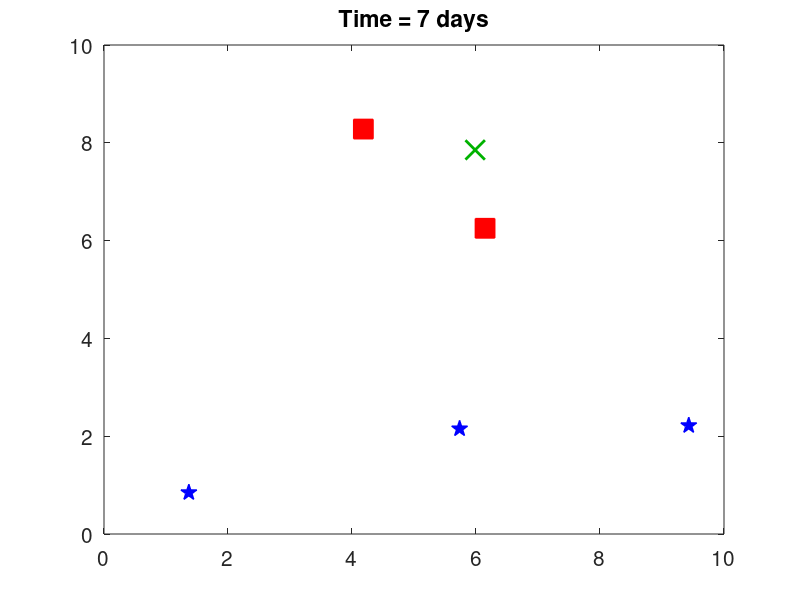
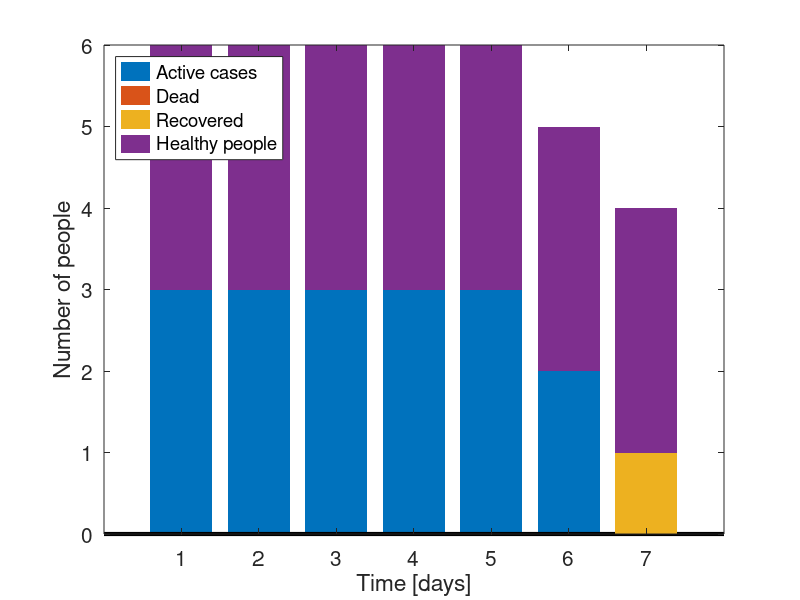

Source code (MATLAB) for these figures, in order:
%% Transmission Dynamic Model - Lite Demo Version
% Version 1.3 STSPOON
%
% 'Zombie' virus simulator - Demo

close all; clear all; clc; format long e;

set(gcf,'units','normalized','position',[.1,.1,.8,.8]);
set(0,'defaultaxesfontsize',15);
set(0,'defaulttextfontsize',15);
set(0,'defaultlinelinewidth',3);

% Another slick way to control graphics (play with it).
fprintf('The room is 10x10 and there is a zombie in it!\n\n');
fprintf('Star = people; red square = zombie; green square = dead/recovered zombie.\n\n');
time = 0;

%% Input parameter for zombies and people.
number_of_people = ...
input('How many people are in the room (at least 1, try 200).\n');
speed_of_zombie = ...
input('The speed of zombie patient (at least 0.1, try 1).\n');
speed_of_people = ...
input('The speed of people (at least 0.1, try 1).\n');
infection_range = ...
input('The infection range of zombie virus (at least 0.1, try 1).\n');
recover_time = ...
input('The recovery time for this zombie virus [days] (at least 1, try 99).\n');
death_rate = ...
input('The death rate for this zombie virus [%] (at least 0.1, try 5).\n');
total_number_start=number_of_people+1; %input number of people plus first zombie.
zombies = [10*rand(1,2),time];
rotten_zombies = [];
recover_zombies = [];
number_of_zombies = 1;
number_of_recovered = 1;
number_of_death = 1;
people = zeros(number_of_people,2);
for i_people = 1:number_of_people
people(i_people,:) = 10*rand(1,2);
end

%% Make initial graph.
plot(people(:,1),people(:,2),'bp','markerfacecolor','b','markersize',12,'linewidth',1);
title(['Time = ',num2str(time),' days']);
hold on;
plot(zombies(:,1),zombies(:,2),'rs','markerfacecolor','r','markersize',14,'linewidth',1);
%whitebg([0,0,0]);
drawnow;
hold off;
clc;
fprintf('Go to the figure and press <space> to let the infection begin!\n\n');
pause();
clc;

%% Begin zombie machine.
stop = 'n';
safety_exit = 0;
infected = [];
while stop == 'n'
if safety_exit > 5
break;
end
safety_exit = safety_exit + 1;
time = time + 1;

for i_auto=1:10000
%% Make them walk a little.
people = people + speed_of_people*[0.1*rand(number_of_people,2)-.05];
zombies = zombies + [speed_of_zombie*[0.2*rand(number_of_zombies,2)-.1],[ones(number_of_zombies,1)]];
%% Make them stay in [0,10]x[0,10] by bouncing off walls.
for i_people = 1:number_of_people
if people(i_people,1) < 0
people(i_people,1) = -1*people(i_people,1);
elseif people(i_people,1) > 10
people(i_people,1) = 20 - people(i_people,1);
end
if people(i_people,2) < 0
people(i_people,2) = -1*people(i_people,2);
elseif people(i_people,2) > 10
people(i_people,2) = 20 - people(i_people,2);
end
end
for i_zombie = 1:number_of_zombies
if zombies(i_zombie,1) < 0
zombies(i_zombie,1) = -1*zombies(i_zombie,1);
elseif zombies(i_zombie,1) > 10
zombies(i_zombie,1) = 20 - zombies(i_zombie,1);
end
if zombies(i_zombie,2) < 0
zombies(i_zombie,2) = -1*zombies(i_zombie,2);
elseif zombies(i_zombie,2) > 10
zombies(i_zombie,2) = 20 - zombies(i_zombie,2);
end
end
%% Find who is too close to zombie.
for i_people = 1:number_of_people
for i_zombie = 1:number_of_zombies
if sqrt((people(i_people,1)-zombies(i_zombie,1)).^2 + (people(i_people,2)-zombies(i_zombie,2)).^2) < (infection_range * 0.6)
infected(end+1) = i_people;
break;
end
end
end

%% Change infected people from 'people' to 'zombies'.
if size(infected,2) > 0
infected = fliplr(infected);
for i_infected=1:size(infected,2)
zombies(end+1,:) = [[people(infected(i_infected),:)],[0]];
people(infected(i_infected),:) = [];
end
number_of_zombies = size(zombies,1);
number_of_people = size(people,1);
infected = [];
end

%% Change 'zombies' to 'rotten_zombies' if they are around too long.
for i_rotten=number_of_zombies:-1:1
if zombies(i_rotten,3) > recover_time
rotten_zombies(end+1,:) = zombies(i_rotten,1:2);
zombies(i_rotten,:) = [];
dead_rand = rand(1);
if dead_rand<=1-(death_rate/100)
    %recover_zombies(end+1,:) = zombies(i_rotten,1:2);
    number_of_recovered = number_of_recovered + 1;
else
    number_of_death = number_of_death + 1;
end
end
end
number_of_zombies = size(zombies,1);
%% Count Number of people, zombie and rotten zombie
alltime_number(time,1)=number_of_zombies;
alltime_number(time,2)=total_number_start-number_of_people-number_of_zombies-number_of_recovered;
alltime_number(time,3)=total_number_start-number_of_people-number_of_zombies-number_of_death;
alltime_number(time,4)=number_of_people;

%% Quit if no people left (not using now for recover/dead rate calculation).
if size(people,1) == 0
%disp(['Complete bloodbath in ',num2str(time),' days.']);
%figure(2)
%bar(alltime_number,'Stacked')
%xlabel('Time [days]')
%ylabel('Number of people')
%ylim([0 total_number_start])
%legend({'Active cases','Recovered/dead','Healthy people'},'Location','NorthWest')

%return;

end

%% Quit if no zombies left.
if size(zombies,1) == 0
disp(['People survive after ',num2str(time),' days!']);
figure(2)
bar(alltime_number,'Stacked','EdgeColor','none')
xlabel('Time [days]')
ylabel('Number of people')
ylim([0 total_number_start])
legend({'Active cases','Dead','Recovered','Healthy people'},'Location','NorthWest')

return;
end

%% Update graph of room.
time = time + 1;
plot(people(:,1),people(:,2),'bp','markerfacecolor','b','markersize',12,'linewidth',1);
%title(['Time = ',num2str(time),' days']);
if number_of_people > 0
hold on;
end
plot(zombies(:,1),zombies(:,2),'rs','markerfacecolor','r','markersize',14,'linewidth',1);
if size(rotten_zombies,1) > 0
hold on
plot(rotten_zombies(:,1),rotten_zombies(:,2),'x','Color',[0 0.7 0],'markerfacecolor',[0 0.7 0],'markersize',14,'linewidth',2);
end
%whitebg([0,0,0]);
title(['Time = ',num2str(time),' days']);
drawnow;
hold off;
pause(.001);
end
clc;
figure(2)
bar(alltime_number,'Stacked','EdgeColor','none')
xlabel('Time [days]')
ylabel('Number of people')
ylim([0 total_number_start])
legend({'Active cases','dead','Recovered','Healthy people'},'Location','NorthWest')

stop = input('Stop attack? (Y/n).\n','s');
end


